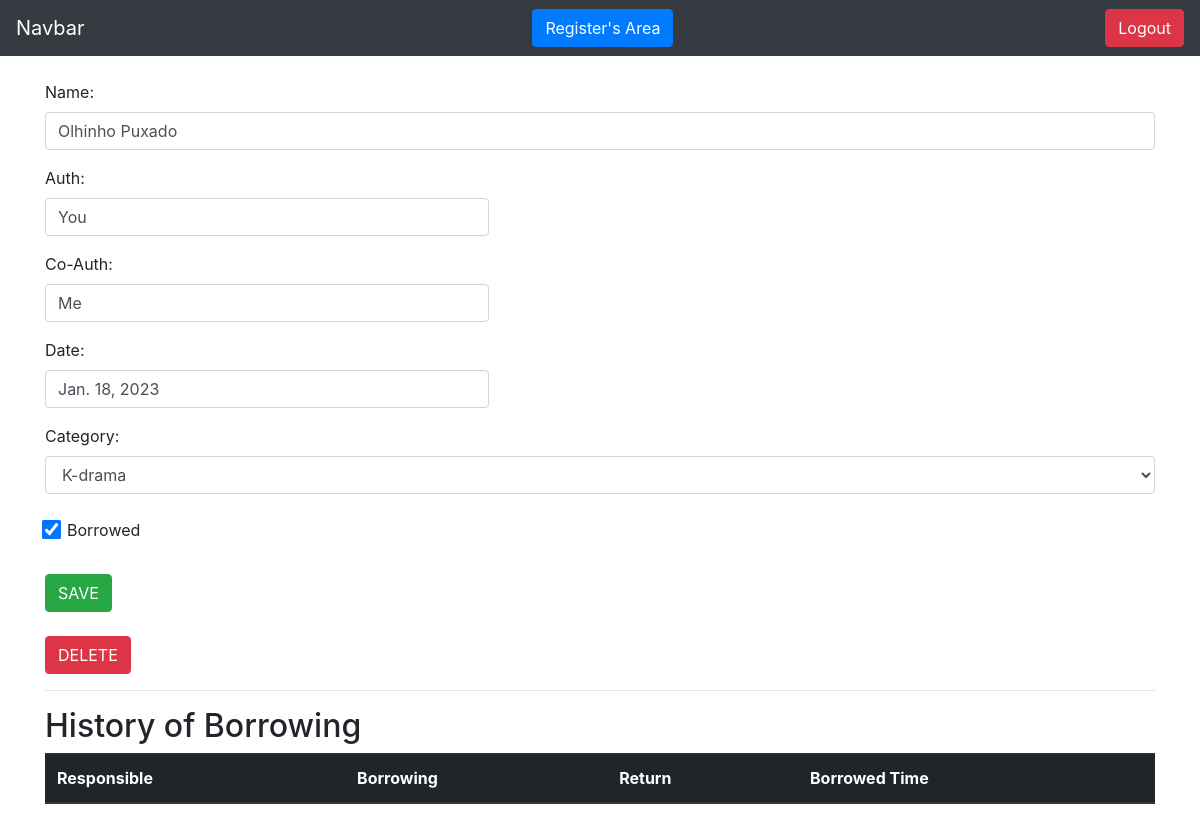
/books/see_book/3 (signed in), run on the app's committed database.
### books/models.py (models this page shows)
class Book(models.Model):
    name = models.CharField(max_length=100)
    auth = models.CharField(max_length=30)
    cd_auth = models.CharField(max_length=30, blank=True, null=True)
    register_date = models.DateField(default=date.today)
    borrowed = models.BooleanField(default=False)
    category = models.ForeignKey(Category, on_delete=models.DO_NOTHING)
    client = models.ForeignKey(Client, on_delete=models.DO_NOTHING)
    def __str__(self):
        return self.name

### books/views.py (the view)
# urls.py: path('see_book/<int:id>', views.see_book, name='see_book'),
def see_book(request, id):
    if request.session.get('client'):
        client = Client.objects.get(id=request.session['client'])
        book = Book.objects.get(id=id)
        form_book, form_category, form_borrowing = BookForm(), CategoryForm(), BorrowingForm()
        form_category.fields['client'].initial = request.session['client']
        form_book.fields['client'].initial = request.session['client']
        form_book.fields['category'].queryset = Category.objects.filter(client=client)
        form_borrowing.fields['book'].queryset = Book.objects.filter(client=client, borrowed=False)
        borrowed_books = Book.objects.filter(client=client, borrowed=True)
        if request.session.get('client') == book.client.id:
            books_categories = Category.objects.filter(client_id=request.session.get('client'))
            borrowings = Borrowing.objects.filter(book=book)
            return render(request, 'see_book.html', {'book': book,
                                                     'books_categories': books_categories,
                                                     'borrowings': borrowings,
                                                     'client_logged_in': request.session.get('client'),
                                                     'form_book': form_book,
                                                     'form_category': form_category,
                                                     'form_borrowing': form_borrowing,
                                                     'borrowed_books': borrowed_books,
                                                     'id_book': id})
        else:
            return HttpResponse('This book is not your!')
    return redirect('/auth/login/?status=2')

### books/forms.py
class BookForm(forms.ModelForm):
    class Meta:
        model = Book
        fields = '__all__'
    def __init__(self, *args, **kwargs):
        super().__init__(*args, **kwargs)
        self.fields['client'].widget = forms.HiddenInput()

class CategoryForm(forms.ModelForm):
    class Meta:
        model = Category
        fields = '__all__'
    def __init__(self, *args, **kwargs):
        super().__init__(*args, **kwargs)
        self.fields['client'].widget = forms.HiddenInput()

### books/models.py (called while the page is built)
    def __str__(self):
        return self.name

### clients/models.py (called while the page is built)
    def __str__(self):
        return self.name

### books/templates/see_book.html (shortened to what this page needs)
{% extends 'base.html' %}
{% load filters %}
{% block 'content' %}
    <div class="container">
        <br>
        <form action="#" method="POST">
            <p>
                <label>Name: </label>
                <input class="form-control" type="text" value="{{ book.name }}">
            </p>
            <p>
                <label>Auth: </label>
                <input style="width: 40%;" class="form-control" type="text" value="{{ book.auth }}">
            </p><p>
                <label>Co-Auth: </label>
                <input style="width: 40%;" class="form-control" type="text" value="{{ book.cd_auth }}">
            </p>
            <p>
                <label>Date: </label>
                <input style="width: 40%;" class="form-control" type="text" value="{{ book.register_date }}">
            </p>
            <label>Category:&nbsp;&nbsp;</label>
            <select style="width=20%;" class="form-control" name="category">
                {% for category in books_categories %}
                    {% if book.category == category %}
                        <option selected>{{ category }}</option>
                    {% else %}
                        <option>{{ category }}</option>
                    {% endif %}
                {% endfor %}
            </select><br>
            {% if book.borrowed %}
                <input style="transform: scale(1.5);" type="checkbox" name="borrowed" checked>
            {% else %}
                <input style="transform: scale(1.5);" type="checkbox" name="borrowed">
            {% endif %}
            <label for="borrowed">&nbsp;Borrowed</label>
            <br><br>
            <input type="submit" class="btn btn-success" value="SAVE">
        </form>
        <br>
        <button type="button" class="btn btn-danger" data-toggle="modal" data-target="#deleteBookModal">
          DELETE
        </button>
        <hr>
        <h2>History of Borrowing</h2>
        <table class="table table-striped table-dark">
            <thead>
                <tr>
                    <th scope="col">Responsible</th>
                    <th scope="col">Borrowing</th>
                    <th scope="col">Return</th>
                    <th scope="col">Borrowed Time</th>
                </tr>
            </thead>
        </table>
    </div>
{% endblock %}

### data on the page
Book: name "Olhinho Puxado", auth "You", cd_auth "Me", register_date "Jan. 18, 2023"

### other printed values
form field category "K-drama"
